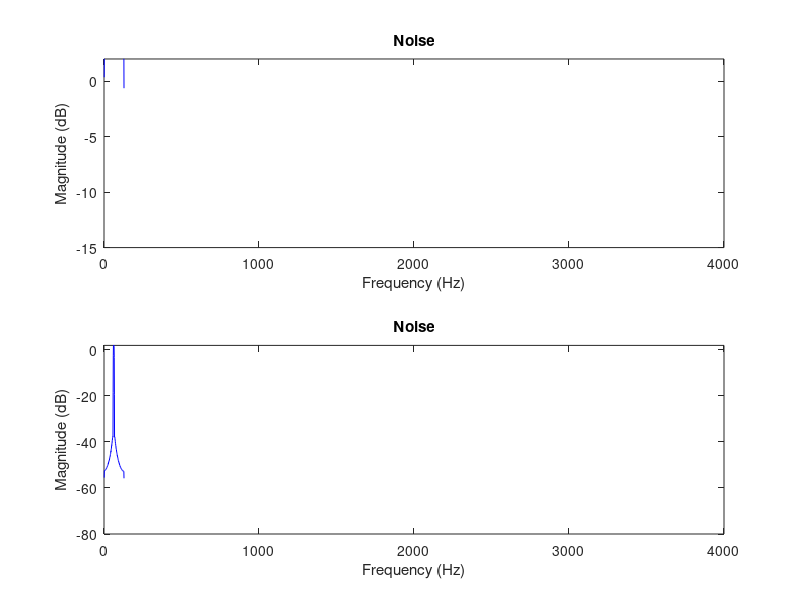

MATLAB code for this plot:
%{
~~~~~~~~~~~~~~~~~~~~~~~~~~~~~~~~~~~~~~
Elliptical IIR Filter Design
    - Mitchel Pigsley
    - Sample Rate: 32kHz
    - Center Frequency: 7746 Hz
    - Bandwidth: 658 Hz
    - Stop Band Attenuation: 50dB
    - Passband Ripple: 1dB
~~~~~~~~~~~~~~~~~~~~~~~~~~~~~~~~~~~~~~
%}

% Global Variables
Fs = 32e3;
fc = 7746;
bw = 658;
ripple = 1;
sbAtten = 50;
fp1 = fc - bw/2;
fp2 = fc + bw/2;
fs1 = fp1 - bw/4;
fs2 = fp2 + bw/4;
Wn = [2*(fp1-57)/Fs,2*(fp2+57)/Fs];
Wp = [2*(fp1)/Fs,2*(fp2)/Fs];
Ws = [2*(fs1)/Fs,2*(fs2)/Fs];
N = 5;
T = 0.03;
t = 0:(1/Fs):T;

% Create elliptical bandpass filter
[b,a] = ellip(N,ripple,sbAtten,Wp);
[H_mag_coef,f1] = freqz(b,a,2^10,Fs);
[H_phase_coef,f2] = phasez(b,a,2^10,Fs);

% Create Filter Bounds
f_stop_left = [0,fs1,fs1];
mag_stop_left = [-sbAtten,-sbAtten,0];
f_stop_right = [fs2,fs2,2*fc];
mag_stop_right = [0,-sbAtten,-sbAtten];
f_pass_bottom = [fp1,fp1,fp2,fp2];
mag_pass_bottom = [-sbAtten,-ripple,-ripple,-sbAtten];
f_pass_mid = [fp1,fp2];
mag_pass_mid = [0,0];
f_pass_top = [fp1,fp2];
mag_pass_top = [ripple,ripple];

% Plot Filter Magnitude
subplot(3,1,1);
plot(f_stop_left,mag_stop_left,'r', ...
    f_stop_right,mag_stop_right,'r', ...
    f_pass_bottom,mag_pass_bottom,'g', ...
    f_pass_mid,mag_pass_mid,'g', ...
    f_pass_top,mag_pass_top,'g', ...
    f1,20*log10(abs(H_mag_coef)),'b');
axis([fs1 - 200,fs2 + 200,-sbAtten-20,ripple+1]);
title('Elliptical Filter Magnitude');
xlabel('Frequency (Hz)');
ylabel('Magnitude (dB)');

% Plot Filter Phase
subplot(3,1,2);
plot(f2,H_phase_coef,'b');
axis([fs1 - 200,fs2 + 200,-15,15]);
title('Elliptical Filter Phase');
xlabel('Frequency (Hz)');
ylabel('Phase (Degrees)');

% Plot Filter Group Delay
subplot(3,1,3);
[gd,w] = grpdelay(b,a,N);
plot(w,gd,'b');
title('Elliptical Filter Group Delay');
xlabel('Frequency (rad/sec)');
ylabel('Group Delay');

pause

%{
~~~~~~~~~~~~~~~~~~~~~~~~~~~~~~~~~~~~~~
FILTER PERFORMANCE EVALUATION
~~~~~~~~~~~~~~~~~~~~~~~~~~~~~~~~~~~~~~
%}

% Create three input sinusoids in stop bands and pass band
sig1 = cos(2*pi*fs1*t);
sig2 = cos(2*pi*fc*t);
sig3 = cos(2*pi*fs2*t); 

% Filter those signals
filt1 = filter(b,a,sig1);
filt2 = filter(b,a,sig2);
filt3 = filter(b,a,sig3);

% Create Time Domain Magnitude Bounds Corresponding to Original
orig_upper_bound_t = [0,T];
orig_upper_bound_mag = [1,1];
orig_lower_bound_t = [0,T];
orig_lower_bound_mag = [-1,-1];

% Plot time until steady state
subplot(3,1,1);
plot(orig_upper_bound_t,orig_upper_bound_mag,'r',...
    orig_lower_bound_t,orig_lower_bound_mag,'r',...
    t,filt1,'b');
axis([0,0.01,-1.1,1.1]);
title('Filtered Signal in Lower Stop Band (7253 Hz)');
xlabel('Time (s)');
ylabel('Magnitude (V)');

subplot(3,1,2);
plot(orig_upper_bound_t,orig_upper_bound_mag,'r',...
    orig_lower_bound_t,orig_lower_bound_mag,'r',...
    t,filt2,'b');
axis([0,0.01,-1.1,1.1]);
title('Filtered Signal in Pass Band (7746 Hz)');
xlabel('Time (s)');
ylabel('Magnitude (V)');

subplot(3,1,3);
plot(orig_upper_bound_t,orig_upper_bound_mag,'r',...
    orig_lower_bound_t,orig_lower_bound_mag,'r',...
    t,filt3,'b');
axis([0,0.01,-1.1,1.1]);
title('Filtered Signal in Upper Stop Band (8240 Hz)');
xlabel('Time (s)');
ylabel('Magnitude (V)');

pause

% Plot Filtered Signals in Steady State
subplot(3,1,1);
plot(orig_upper_bound_t,orig_upper_bound_mag,'r',...
    orig_lower_bound_t,orig_lower_bound_mag,'r',...
    t,filt1,'b');
axis([.02,0.03,-1.1,1.1]);
title('Filtered Signal in Lower Stop Band (7253 Hz)');
xlabel('Time (s)');
ylabel('Magnitude (V)');

subplot(3,1,2);
plot(orig_upper_bound_t,orig_upper_bound_mag,'r',...
    orig_lower_bound_t,orig_lower_bound_mag,'r',...
    t,filt2,'b');
axis([.02,0.03,-1.1,1.1]);
title('Filtered Signal in Pass Band (7746 Hz)');
xlabel('Time (s)');
ylabel('Magnitude (V)');

subplot(3,1,3);
plot(orig_upper_bound_t,orig_upper_bound_mag,'r',...
    orig_lower_bound_t,orig_lower_bound_mag,'r',...
    t,filt3,'b');
axis([.02,0.03,-1.1,1.1]);
title('Filtered Signal in Upper Stop Band (8240 Hz)');
xlabel('Time (s)');
ylabel('Magnitude (V)');

pause

%{
~~~~~~~~~~~~~~~~~~~~~~~~~~~~~~~~~~~~~~
FILTER IMPULSE RESPONSE
~~~~~~~~~~~~~~~~~~~~~~~~~~~~~~~~~~~~~~
%}

% Create impulse response
[h,ht] = impz(b,a,2^10,Fs);

% Plot impulse response
subplot(1,1,1);
plot(ht,h,'b');
axis([0,0.026,-0.05,0.05]);
title('Impulse Response of Filter');
xlabel('Time (s)');
ylabel('Magnitude (V)');

pause

%{
~~~~~~~~~~~~~~~~~~~~~~~~~~~~~~~~~~~~~~
Filter Effect on White Noise
~~~~~~~~~~~~~~~~~~~~~~~~~~~~~~~~~~~~~~
%}

% Create white noise signal
n = randn(Fs,1); 

% Filter Noise
filtNoise = filter(b,a,n);

% Plot noise before and after filter
subplot(2,1,1);
plot(10*log10(pwelch(n)),'b');
axis([0,4000,-15,ripple+1]);
title('Noise');
xlabel('Frequency (Hz)');
ylabel('Magnitude (dB)');

subplot(2,1,2);
plot(10*log10(pwelch(filtNoise)),'b');
axis([0,4000,-80,ripple+1]);
title('Noise');
xlabel('Frequency (Hz)');
ylabel('Magnitude (dB)');